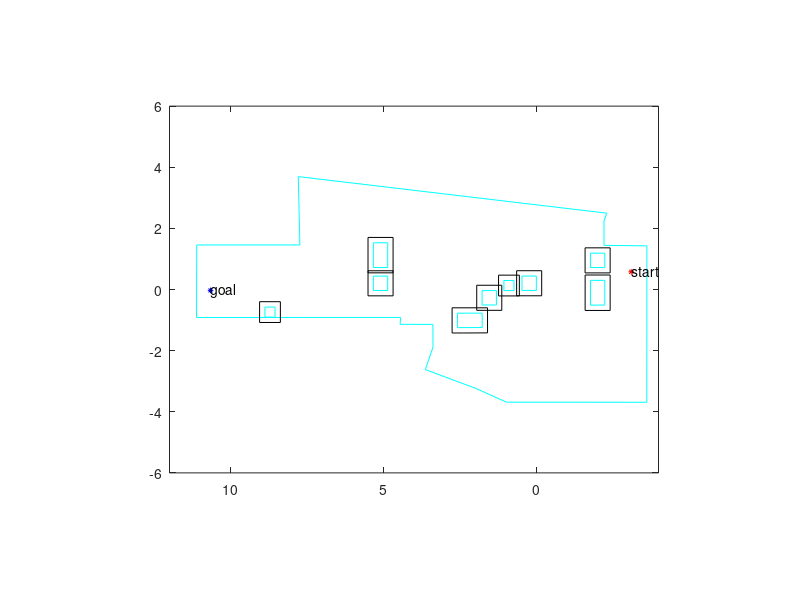

This figure's MATLAB source: (Note: this script raises an error after producing the figure.)
function hw4_part1()
    global coordinates
    global dimension
    global n_total_vertices
    global start_point
    global goal_point
    global E_obstacles
    global figHandle
    global wall
    global xG
    global yG
    global dimG
    
    global vertex_list_x
    global vertex_list_y
    
    E_obstacles = [];
    n_total_vertices = 0;
    fileID = fopen('hw4_world_and_obstacles_convex.txt','r');
    formatSpec = '%f';
    coor_list = fscanf(fileID,formatSpec);
    N = coor_list(1)-1;
    idx = 2;
    dimension = zeros(1, N);
    coordinates = zeros(20, 2*N);
    
    % plot
    figHandle = figure;
    
    % store wall vertices somewhere else
    wall = [];
    m = coor_list(idx);
    idx = idx + 1;
    for i = 1:m
        wall = [wall; [coor_list(idx), coor_list(idx+1)]];
        idx = idx + 2;
    end
    
    for n = 1:N
        m = coor_list(idx);
        dimension(n) = m;
        for i = 1:m
            idx = idx + 1;
            coordinates(i, 1 + (n-1)*2) = coor_list(idx);
            
            idx = idx + 1;
            coordinates(i, 2 * n) = coor_list(idx);
            
            n_total_vertices = n_total_vertices + 1;
        end
        plot(coordinates(1:m, 1 + (n-1)*2), coordinates(1:m, 2 * n), 'c');
        hold on;
        plot([coordinates(1, 1 + (n-1)*2), coordinates(m, 1 + (n-1)*2)],...
            [coordinates(1, 2 * n), coordinates(m, 2 * n)], 'c');
        hold on;
        idx = idx + 1;
    end
    
    % wall
    x = wall(:, 1);
    y = wall(:, 2);
    plot(x,y,'c');
    hold on;
    plot([wall(end, 1), wall(1, 1)], [wall(end, 2), wall(1, 2)], 'c');
    hold on;
%     axis([-6 6 -4 12]);
    axis equal;

 
    figure(figHandle);

    % grow obstacles
    M = N;
    obs_dim = dimension(1:end);
    obs = coordinates(1:end,1:end);
    robot = [0,0;-0.35,0;-0.35,-0.35;0,-0.35];
    [Gobs,Gdim] = Obj_grow(obs,M,obs_dim,robot);
    for i = 1:M
        x = Gobs(1:Gdim(i),2*i-1);
        y = Gobs(1:Gdim(i),2*i);
        k{i} = convhull(x,y);
        coor_x{i} = x(k{i});
        coor_y{i} = y(k{i});
        [xG{i},yG{i},dimG(i)] = removeP(coor_x{i},coor_y{i});
        xG{i} = xG{i} - 0.35/2;
        yG{i} = yG{i} - 0.35/2;
        plot(xG{i},yG{i},'k')
        hold on;
        plot([xG{i}(end), xG{i}(1)], [yG{i}(end), yG{i}(1)], 'k');
        hold on;        
    end
    axis([-6 6 -4 12]);
    axis equal;
     

    % add in start and goal
    fileID = fopen('hw4_start_goal.txt','r');
    formatSpec = '%f';
    start_end = fscanf(fileID,formatSpec);
    start_point = [start_end(1), start_end(2)];
    goal_point = [start_end(3), start_end(4)];
    plot(start_point(1), start_point(2),'*', 'MarkerEdgeColor','r', 'MarkerSize', 4);
    text(start_point(1), start_point(2),'start');
    hold on;
    plot(goal_point(1), goal_point(2), '*', 'MarkerEdgeColor','b', 'MarkerSize', 4);
    text(goal_point(1), goal_point(2),'goal');
    axis equal;
    camroll(90)
    
    % compute visibility graph
    [grown_vertex_n, V_graph] = build_vgraph();
    
    % shortest path
    path = dijkstra(V_graph, [grown_vertex_n + 1, grown_vertex_n + 2]);
    
    x = [];
    y = [];
    
    for p = 2:length(path)
        i = path(p-1);
        j = path(p);
        plot([vertex_list_x(i), vertex_list_x(j)],...
             [vertex_list_y(i), vertex_list_y(j)],'r');
        plot (vertex_list_x(j), vertex_list_y(j), 'r.');
        x = [x, vertex_list_x(j) - start_point(1)];
        y = [y, vertex_list_y(j) - start_point(2)];
    end
    x
    y
end

% N is the number of obstacle,obs_dim is array contains the dimension of
% each obstacle; obs and rob are vertices matrix
function [Gobs,Gdim] = Obj_grow(obs,N,obs_dim,rob)
% The vertice with coordinate (0,0) is the reference point
    rob_dim = length(rob);
    Gdim = obs_dim;
    Gobs = obs;
    rob = -rob;         % Flip
    for i = 1:N
        row = obs_dim(i)+1;
        for j = 1:obs_dim(i)
            for k = 2:rob_dim
                Gobs(row,2*i-1) = Gobs(j,2*i-1) + rob(k,1);
                Gobs(row,2*i) = Gobs(j,2*i) + rob(k,2);
                row = row+1;
                Gdim(i) = Gdim(i)+1;
            end
        end
    end
end

function [Rx,Ry,j] = removeP(x,y)
    dim = length(x);
    j = 1;
    vec_SS = [x(2)-x(1),y(2)-y(1)];
    vec_S = vec_SS;
    S = 1;
    for i = 2:dim
        vec = [x(i)-x(S),y(i)-y(S)];
        cosin = dot(vec,vec_S)/(norm(vec)*norm(vec_S));
        if(cosin == 1)
            continue;
        else
            Rx(j) = x(i-1);
            Ry(j) = y(i-1);
            j = j+1;
            S = i-1;
            vec_S = [x(i)-x(S),y(i)-y(S)];
        end
    end
    cosin = dot(vec_S,vec_SS)/(norm(vec_S)*norm(vec_SS));
    if cosin ~= 1
        Rx(j) = x(1);Ry(j) = y(1);
        j = j+1;
    end
    j = j-1;    
end

function [grown_vertex_n, V_graph] = build_vgraph()
    global dimension
    global vertex_list_x
    global vertex_list_y
    global start_point
    global goal_point
    global E_obstacles
    global figHandle
    global wall
    global xG
    global yG
    
    % pre-computations
     
    N = length(dimension);
    banned_list = [];
    vertex_list_x = [];
    vertex_list_y = [];
    
    idx = 0;
    for i = 1:N
        cx = xG{i};
        cy = yG{i};
        d = length(cx);

        vertex_list_x = [vertex_list_x, cx];
        vertex_list_y = [vertex_list_y, cy];
        for j = 1 : d - 1
            for k = j+1 : d
                E_obstacles = [E_obstacles; [idx + j, idx + k]];
            end
        end
        
        % check if grown vertex is inside the polygon of other obstacles
        for v = 1:d
            x = cx(v);
            y = cy(v);
            for ii = 1:N
                if ii == i
                    continue;
                end
                if inpolygon(x,y,xG{ii},yG{ii}) % vertex (idx+v) is not accessable
                    banned_list = [banned_list idx + v];
%                     plot (x, y, 'r*');
%                     hold on;
                end
            end
            
            % check if grown vertex is still inside walls (check diameter)
            if ~inpolygon(x - 0.35/2, y - 0.35/2, wall(:, 1)', wall(:, 2)') ||...
               ~inpolygon(x + 0.35/2, y + 0.35/2, wall(:, 1)', wall(:, 2)')
                banned_list = [banned_list idx + v];
%                 plot (x, y, 'r*');
%                 hold on;
            end
        end
        
        idx = idx + d;
        
    end
    
    % number of vertices that belong to obstacles
    grown_vertex_n = idx;
    
    % put start and goal points right behind obstacle points
    vertex_list_x = [vertex_list_x, start_point(1), goal_point(1)];
    vertex_list_y = [vertex_list_y, start_point(2), goal_point(2)];
    idx = idx + 2;
    
    % last, put in wall vertices
    d = size(wall, 1);
    idx = idx + 1;
    for i = 1:d
        vertex_list_x = [vertex_list_x, wall(i, 1)];
        vertex_list_y = [vertex_list_y, wall(i, 2)];
        if i > 1
            E_obstacles = [E_obstacles; [idx, idx - 1]];
        end
        idx = idx + 1;       
    end
    E_obstacles = [E_obstacles; [idx - 1, idx - d]];
    
    
    % initialize v graph
    V_graph = zeros(grown_vertex_n + 2, grown_vertex_n + 2);
    
    % if edge(i, j) doesn't intersect with obstacles, add edge(i, j) to
    % v_graph
    figure(figHandle);
    for i = 1 : grown_vertex_n + 2
       if any(i==banned_list)
           continue;
       end
       for j = i + 1 : grown_vertex_n + 2
           if any(j==banned_list)
            continue;
           end
           add = true;
           for k = 1:size(E_obstacles, 1)
               point1 = [vertex_list_x(E_obstacles(k, 1)), vertex_list_y(E_obstacles(k, 1))];
               point2 = [vertex_list_x(E_obstacles(k, 2)), vertex_list_y(E_obstacles(k, 2))];
               % has intersection
               if isIntersect([point1; point2], ...
                       [vertex_list_x(i), vertex_list_y(i);...
                        vertex_list_x(j), vertex_list_y(j)]) == true
                  add = false;
                  break;
               end              
           end
           if add
               V_graph(i, j) = norm([vertex_list_x(i)-vertex_list_x(j), ...
                                    vertex_list_y(i)-vertex_list_y(j)]);
               V_graph(j, i) = V_graph(i, j);
               plot([vertex_list_x(i), vertex_list_x(j)],...
                   [vertex_list_y(i), vertex_list_y(j)],...
                   'b');
               hold on;
           end
           
       end
    end
    
end
